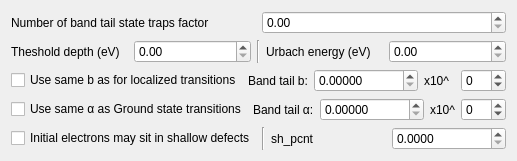
          <widget class="QWidget" name="bandTailInputWidget" native="true">
           <layout class="QVBoxLayout" name="verticalLayout_11">
            <item>
             <layout class="QHBoxLayout" name="horizontalLayout_24">
              <item>
               <widget class="QLabel" name="label_34">
                <property name="text">
                 <string>Number of band tail state traps factor</string>
                </property>
               </widget>
              </item>
              <item>
               <widget class="QDoubleSpinBox" name="shallow_deep_ratio">
                <property name="layoutDirection">
                 <enum>Qt::LayoutDirection::LeftToRight</enum>
                </property>
               </widget>
              </item>
             </layout>
            </item>
            <item>
             <layout class="QHBoxLayout" name="horizontalLayout_23">
              <item>
               <widget class="QLabel" name="label_32">
                <property name="text">
                 <string>Theshold depth (eV)</string>
                </property>
               </widget>
              </item>
              <item>
               <widget class="QDoubleSpinBox" name="threshold_depth">
                <property name="layoutDirection">
                 <enum>Qt::LayoutDirection::LeftToRight</enum>
                </property>
               </widget>
              </item>
              <item>
               <widget class="Line" name="line_14">
                <property name="orientation">
                 <enum>Qt::Orientation::Vertical</enum>
                </property>
               </widget>
              </item>
              <item>
               <widget class="QLabel" name="label_33">
                <property name="text">
                 <string>Urbach energy (eV)</string>
                </property>
               </widget>
              </item>
              <item>
               <widget class="QDoubleSpinBox" name="E_u">
                <property name="layoutDirection">
                 <enum>Qt::LayoutDirection::LeftToRight</enum>
                </property>
               </widget>
              </item>
             </layout>
            </item>
            <item>
             <layout class="QHBoxLayout" name="horizontalLayout_22">
              <item>
               <widget class="QCheckBox" name="useDefault_b_BT">
                <property name="text">
                 <string>Use same b as for localized transitions</string>
                </property>
               </widget>
              </item>
              <item>
               <widget class="QLabel" name="label_36">
                <property name="text">
                 <string>Band tail b:</string>
                </property>
               </widget>
              </item>
              <item>
               <widget class="QDoubleSpinBox" name="b_BT">
                <property name="layoutDirection">
                 <enum>Qt::LayoutDirection::LeftToRight</enum>
                </property>
                <property name="decimals">
                 <number>5</number>
                </property>
                <property name="maximum">
                 <double>10000000000000000.000000000000000</double>
                </property>
               </widget>
              </item>
              <item>
               <widget class="QLabel" name="label_47">
                <property name="text">
                 <string>x10^</string>
                </property>
               </widget>
              </item>
              <item>
               <widget class="QSpinBox" name="b_BT_scientific">
                <property name="minimum">
                 <number>-99</number>
                </property>
               </widget>
              </item>
             </layout>
            </item>
            <item>
             <layout class="QHBoxLayout" name="horizontalLayout_11">
              <item>
               <widget class="QCheckBox" name="use_default_alpha_BT">
                <property name="text">
                 <string>Use same α as Ground state transitions</string>
                </property>
               </widget>
              </item>
              <item>
               <widget class="QLabel" name="label_38">
                <property name="text">
                 <string>Band tail α:</string>
                </property>
               </widget>
              </item>
              <item>
               <widget class="QDoubleSpinBox" name="alpha_BT">
                <property name="layoutDirection">
                 <enum>Qt::LayoutDirection::LeftToRight</enum>
                </property>
                <property name="decimals">
                 <number>5</number>
                </property>
                <property name="maximum">
                 <double>10000000000000000.000000000000000</double>
                </property>
               </widget>
              </item>
              <item>
               <widget class="QLabel" name="label_48">
                <property name="text">
                 <string>x10^</string>
                </property>
               </widget>
              </item>
              <item>
               <widget class="QSpinBox" name="alpha_BT_scientific">
                <property name="minimum">
                 <number>-99</number>
                </property>
               </widget>
              </item>
             </layout>
            </item>
            <item>
             <layout class="QHBoxLayout" name="horizontalLayout_10">
              <item>
               <widget class="QCheckBox" name="init_shallow">
                <property name="text">
                 <string>Initial electrons may sit in shallow defects</string>
                </property>
               </widget>
              </item>
              <item>
               <widget class="Line" name="line_13">
                <property name="orientation">
                 <enum>Qt::Orientation::Vertical</enum>
                </property>
               </widget>
              </item>
              <item>
               <widget class="QLabel" name="label_40">
                <property name="text">
                 <string>sh_pcnt</string>
                </property>
               </widget>
              </item>
              <item>
               <widget class="QDoubleSpinBox" name="sh_pcnt">
                <property name="layoutDirection">
                 <enum>Qt::LayoutDirection::LeftToRight</enum>
                </property>
                <property name="decimals">
                 <number>4</number>
                </property>
                <property name="maximum">
                 <double>1.000000000000000</double>
                </property>
               </widget>
              </item>
             </layout>
            </item>
           </layout>
          </widget>
